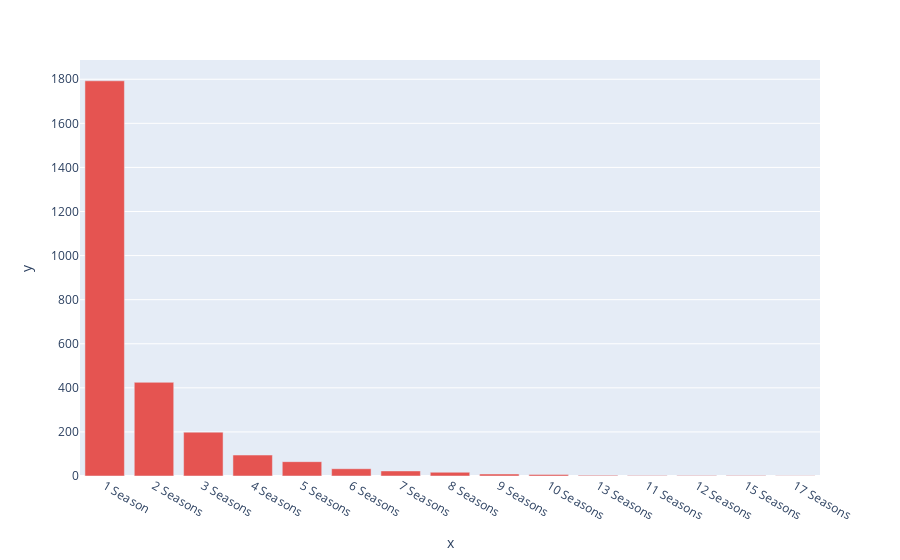

Write notebook code for a chart like this one.
### Markdown cell above
<h3>Based upon the seasons of TV series</h3>

### Code cell
new_tv_df = generate_duration_df(tv_df)
plot = px.bar(x=new_tv_df['duration'], y = new_tv_df['counts'])
plot.update_traces(marker = dict(color= '#E55451'))
plot.update_xaxes(type='category',categoryorder='total descending')
plot.show()

### Figure 1 — Plotly figure (JSON) as saved in the notebook; plotly's stock layout.template omitted (floating-point values rounded to 4 significant figures)
{"data": [{"alignmentgroup": "True", "hovertemplate": "x=%{x}<br>y=%{y}<extra></extra>", "legendgroup": "", "marker": {"color": "#E55451", "pattern": {"shape": ""}}, "name": "", "offsetgroup": "", "orientation": "v", "showlegend": false, "textposition": "auto", "type": "bar", "x": ["1 Season", "10 Seasons", "11 Seasons", "12 Seasons", "13 Seasons", "15 Seasons", "17 Seasons", "2 Seasons", "3 Seasons", "4 Seasons", "5 Seasons", "6 Seasons", "7 Seasons", "8 Seasons", "9 Seasons"], "xaxis": "x", "y": [1793, 7, 2, 2, 3, 2, 1, 425, 199, 95, 65, 33, 23, 17, 9], "yaxis": "y"}], "layout": {"barmode": "relative", "legend": {"tracegroupgap": 0}, "margin": {"t": 60}, "xaxis": {"anchor": "y", "categoryorder": "total descending", "domain": [0, 1], "title": {"text": "x"}, "type": "category"}, "yaxis": {"anchor": "x", "domain": [0, 1], "title": {"text": "y"}}}}
